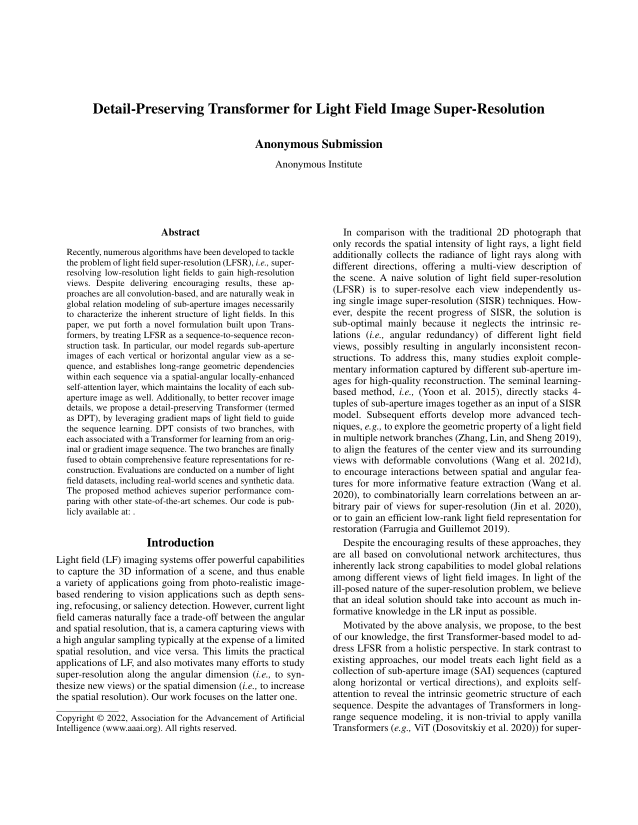
#> input picture tests/scoring/fixtures/arxiv_2201.00346/page_1.png, 1275 x 1650 px (shown at 1/2 size)
$ python -i build_panel_images.py   (imports and definitions only)
#> lines starting #> are read from the running program, lines starting #| are printed output that depends on the picture; after the words box and inside, x2 and y2 are one past the last pixel; in counts of white or black regions, pixels touching at a corner belong together
#> further down, picture is the input picture: PIL image 1275x1650 RGB; min 0, max 255, mean 238.3
#!/usr/bin/env python3
"""Build the panel-image vision dataset from existing page screenshots.

For each paper in the vision labelfix v7 filtered24480 dataset
(train/val/test), take its existing page PNGs (already rendered to
data/images/<sid>/page_N_noreferences_original.png by an earlier
extraction pass) and compose the first 10 of them into a single
2240 x 1148 PNG (5 cols x 2 rows of 448 x 574 px panels).

Output is flat: data/images_panel/<sid>.png (one file per paper,
~24,888 total). Sized so Qwen2.5-VL smart_resize is a no-op at
max_pixels=4014080 (3,280 vision tokens / paper).

Run on srun with many workers; skip-if-exists makes the run resumable.

Usage:
    uv run python scripts/build_panel_images.py --workers 32
    # smoke test:
    uv run python scripts/build_panel_images.py --splits validation --limit 5 --workers 1
"""
from __future__ import annotations

import argparse
import json
import os
import time
from multiprocessing import Pool
from pathlib import Path

from PIL import Image, ImageChops

ROOT = Path(__file__).resolve().parents[1]

TARGET_W, TARGET_H = 2380, 1512  # cell aspect 0.630; ~14% horizontal margin vs ICLR content (0.55)
ROWS, COLS = 2, 5
PANEL_W, PANEL_H = TARGET_W // COLS, TARGET_H // ROWS  # 476 x 756
MAX_PAGES = ROWS * COLS  # 10

# Source vision datasets (whose `images` lists already point at per-page PNGs)
# and the per-source SID metadata key + panel output dir
SOURCES = {
    "iclr": {
        "base": "iclr_2020_2023_2025_2026_85_5_10_balanced_original_vision_labelfix_v7_filtered_filtered24480",
        "sid_key": "submission_id",
        "panel_dir": ROOT / "data" / "images_panel",
    },
    "arxiv": {
        "base": "arxiv_50_50_21k_vision_wmetadata_filtered24480",
        "sid_key": "arxiv_id",
        "panel_dir": ROOT / "data" / "images_panel_arxiv",
    },
}


def trim_white_margins(im: Image.Image, tol: int = 8) -> Image.Image:
    """Crop solid-white margins from the page.

    Uses ImageChops.difference vs a pure-white background, thresholds
    near-white pixels (anti-aliased text edges) at `tol`, then takes
    the bounding box of the remaining content.
    """
#> called with tol = 8
    rgb = im.convert("RGB")
    bg = Image.new("RGB", rgb.size, (255, 255, 255))
#> bg: PIL image 1275x1650 RGB; every value is 255
    diff = ImageChops.difference(rgb, bg).convert("L")
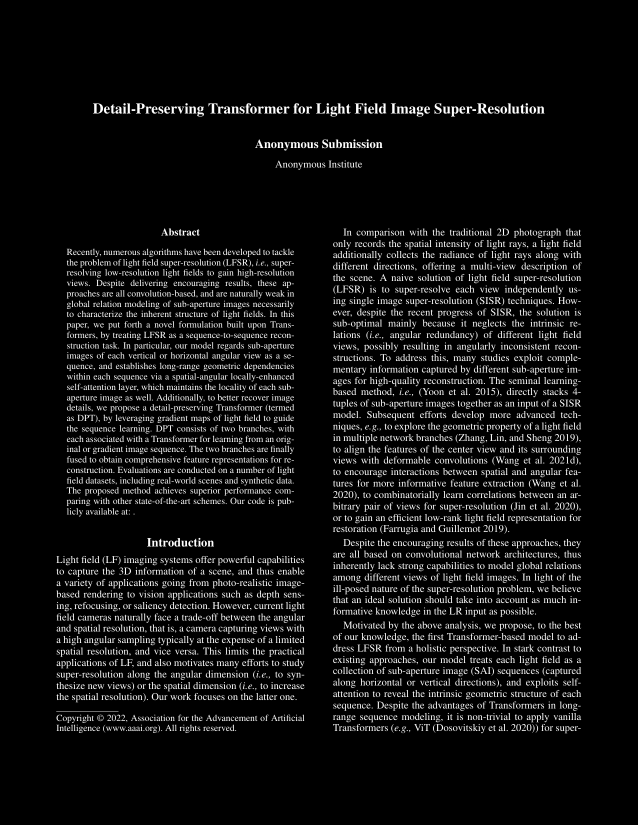
#> diff: PIL image 1275x1650 L (shown at 1/2 size); min 0, max 255, mean 16.7
    if tol > 0:
        diff = diff.point(lambda p: 255 if p > tol else 0)
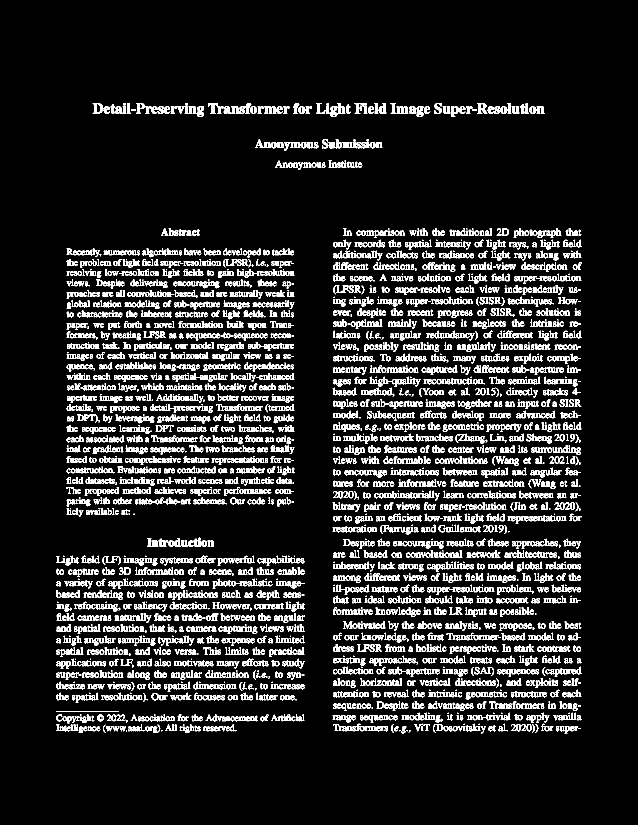
#> diff: PIL image 1275x1650 L (shown at 1/2 size); 11.6% white in thin lines or dots, all inside (x1, y1, x2, y2) = (112, 206, 1164, 1467)
    bbox = diff.getbbox()
#> bbox = (112, 206, 1164, 1467)
    return rgb.crop(bbox) if bbox else rgb
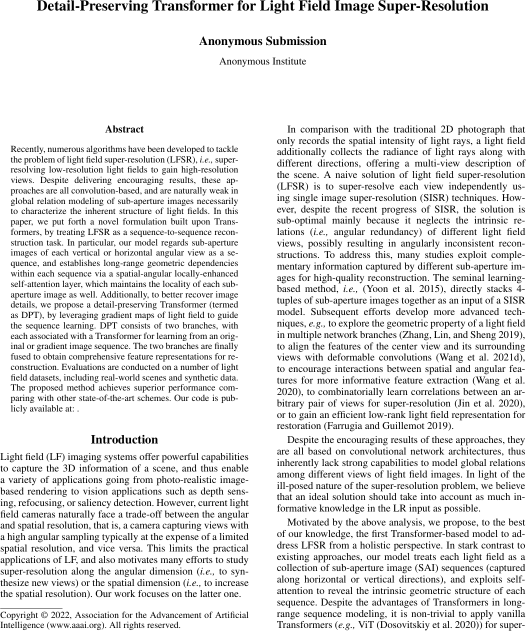
#> returned value: PIL image 1052x1261 RGB (shown at 1/2 size); min 0, max 255, mean 228.5


# [119 lines left out: functions fit_into_cell, compose_panel_from_images, compose_panel, render_one, collect_tasks, main, not called in this run]


# [2 lines not run here, left out]

>>> from PIL import Image
>>> picture = Image.open('../tests/scoring/fixtures/arxiv_2201.00346/page_1.png')
>>> result = trim_white_margins(picture)

$ run again, on tests/scoring/fixtures/arxiv_2201.00346/page_3.png
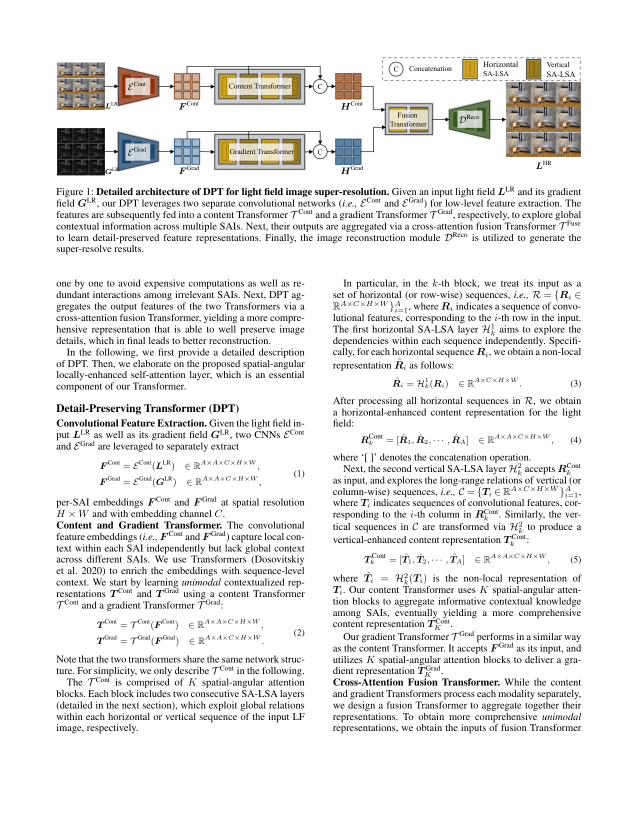
#> input picture tests/scoring/fixtures/arxiv_2201.00346/page_3.png, 1275 x 1650 px (shown at 1/2 size)
#> picture is the input picture: PIL image 1275x1650 RGB; mean R, G, B 234.7, 234.3, 233.5
#> bg: PIL image 1275x1650 RGB; every value is 255
#> in trim_white_margins, `diff = diff.point(lambda p: 255 if p > tol else 0)`:
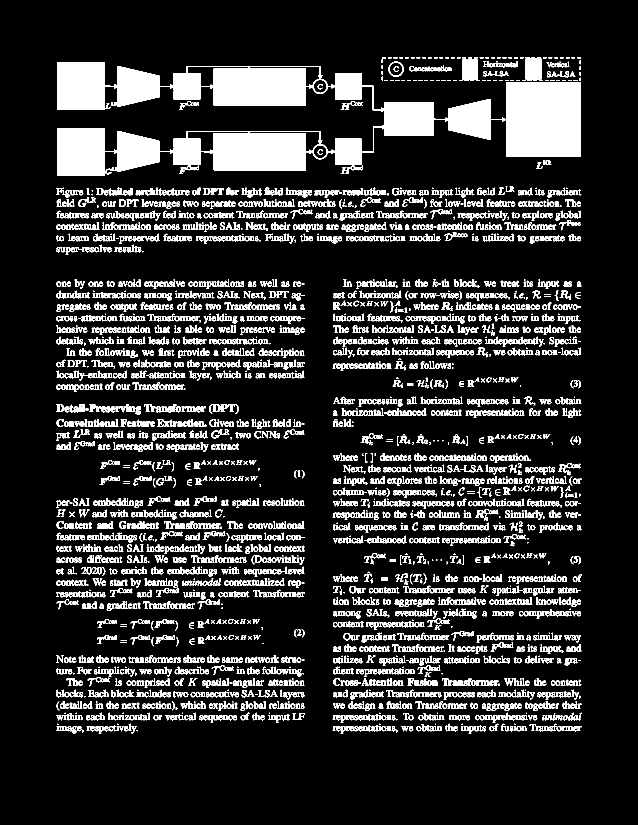
#> diff: PIL image 1275x1650 L (shown at 1/2 size); 15.3% white; 2661 white regions (411 under 20 px), largest, box (x1, y1, x2, y2) and area: (114, 132, 1162, 351) 95509, (1012, 265, 1162, 314) 7350, (114, 125, 210, 156) 2976
#> bbox = (112, 114, 1164, 1467)
#> in trim_white_margins, `return rgb.crop(bbox) if bbox else rgb`:
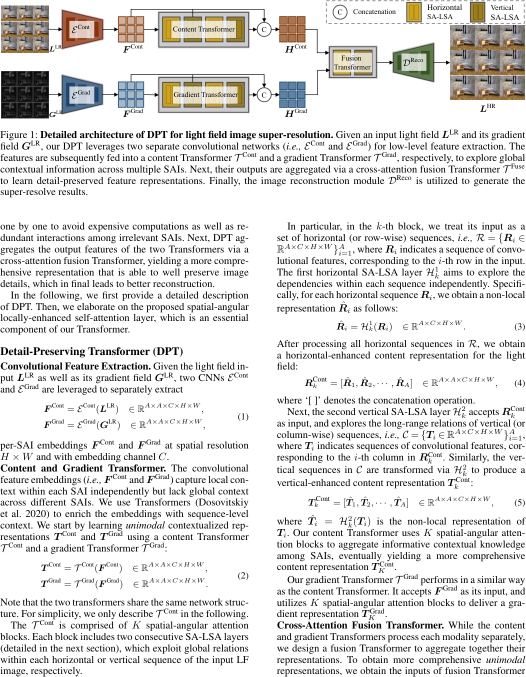
#> returned value: PIL image 1052x1353 RGB (shown at 1/2 size); mean R, G, B 225, 224.4, 223.2

$ run again, on tests/scoring/fixtures/arxiv_2201.00346/page_4.png
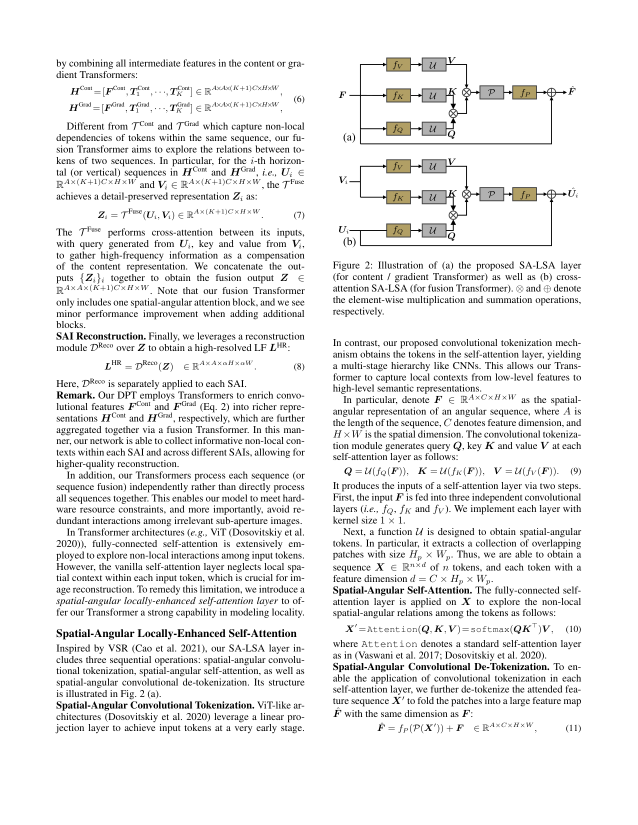
#> input picture tests/scoring/fixtures/arxiv_2201.00346/page_4.png, 1275 x 1650 px (shown at 1/2 size)
#> picture is the input picture: PIL image 1275x1650 RGB; mean R, G, B 237, 237, 236.7
#> bg: PIL image 1275x1650 RGB; every value is 255
#> in trim_white_margins, `diff = diff.point(lambda p: 255 if p > tol else 0)`:
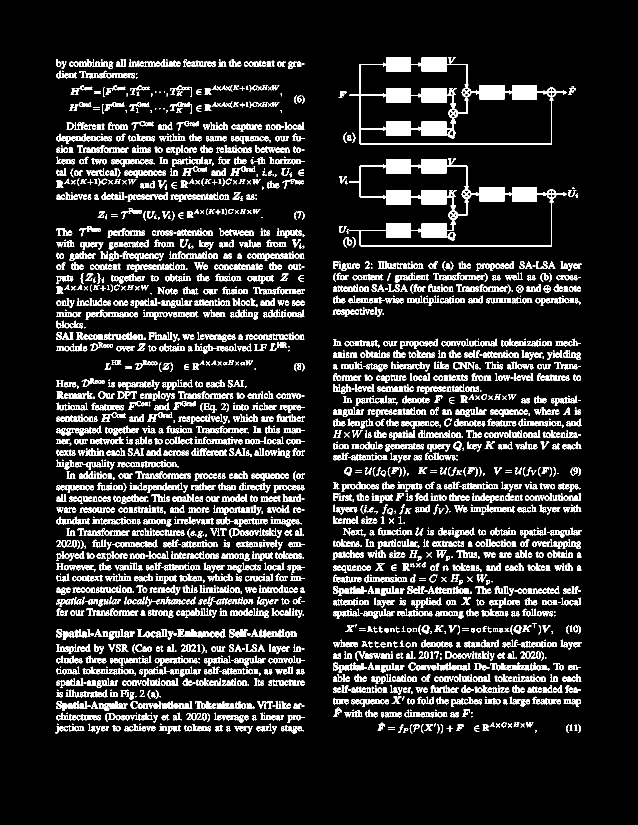
#> diff: PIL image 1275x1650 L (shown at 1/2 size); 12.7% white; 2938 white regions (472 under 20 px), largest, box (x1, y1, x2, y2) and area: (698, 114, 1134, 289) 15947, (698, 317, 1134, 493) 15942, (273, 118, 361, 134) 572
#> bbox = (111, 114, 1163, 1467)
#> in trim_white_margins, `return rgb.crop(bbox) if bbox else rgb`:
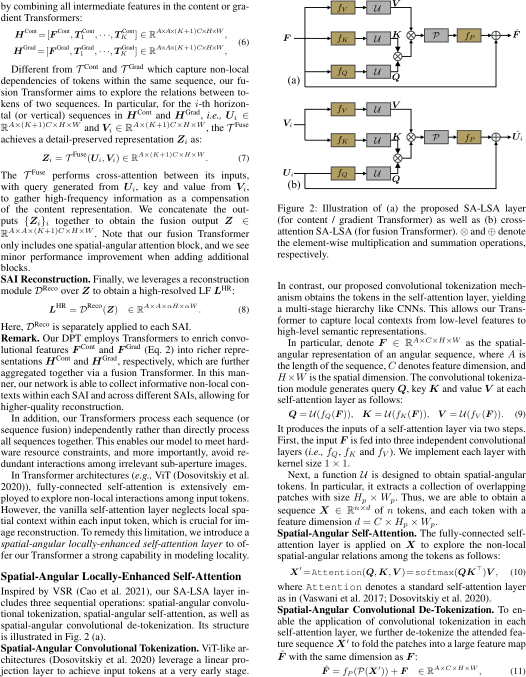
#> returned value: PIL image 1052x1353 RGB (shown at 1/2 size); mean R, G, B 228.5, 228.3, 228

$ run again, on tests/scoring/fixtures/arxiv_2201.00346/page_5.png
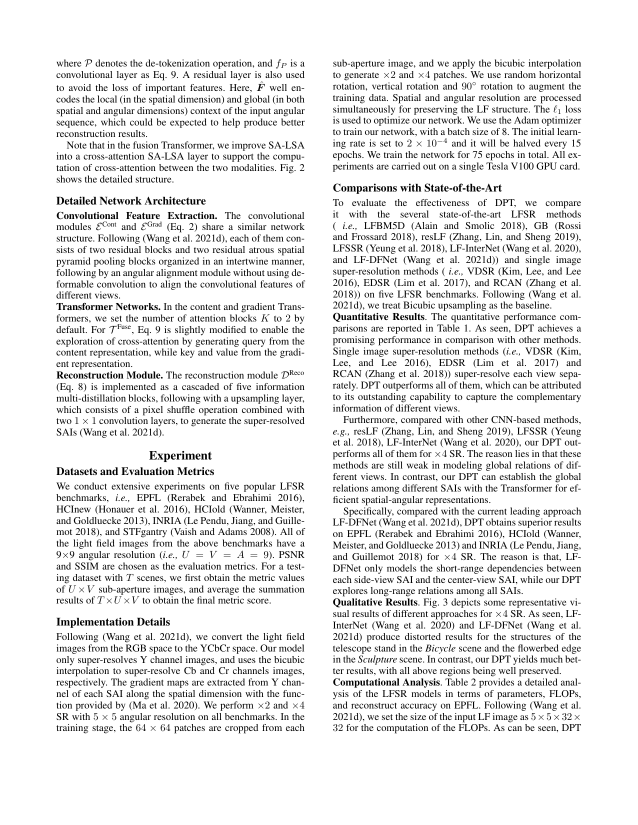
#> input picture tests/scoring/fixtures/arxiv_2201.00346/page_5.png, 1275 x 1650 px (shown at 1/2 size)
#> picture is the input picture: PIL image 1275x1650 RGB; min 0, max 255, mean 233.8
#> bg: PIL image 1275x1650 RGB; every value is 255
#> in trim_white_margins, `diff = diff.point(lambda p: 255 if p > tol else 0)`:
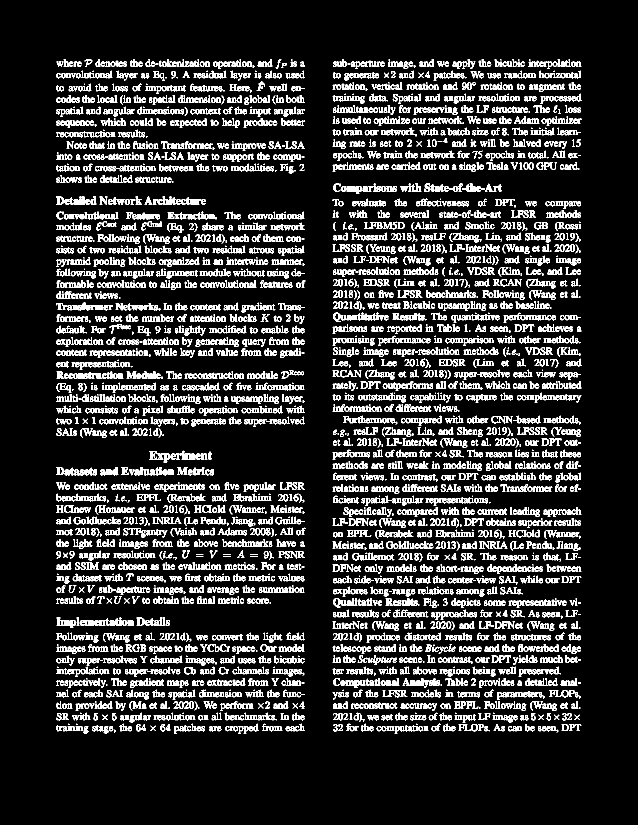
#> diff: PIL image 1275x1650 L (shown at 1/2 size); 14.4% white in thin lines or dots, all inside (x1, y1, x2, y2) = (112, 118, 1163, 1467)
#> bbox = (112, 118, 1163, 1467)
#> in trim_white_margins, `return rgb.crop(bbox) if bbox else rgb`:
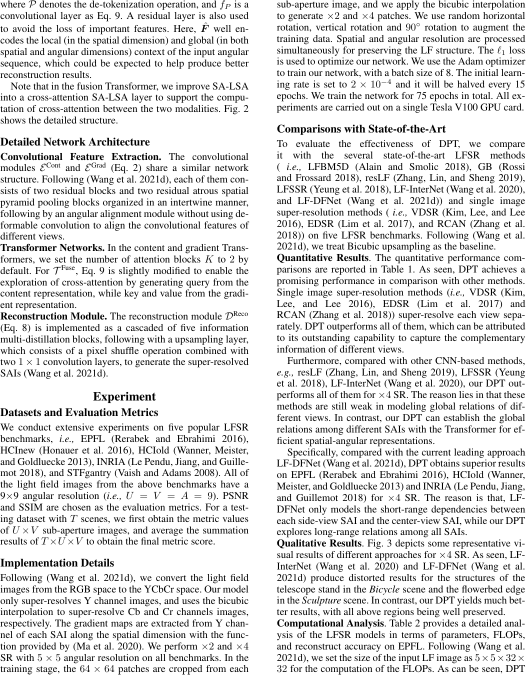
#> returned value: PIL image 1051x1349 RGB (shown at 1/2 size); min 0, max 255, mean 223.6
